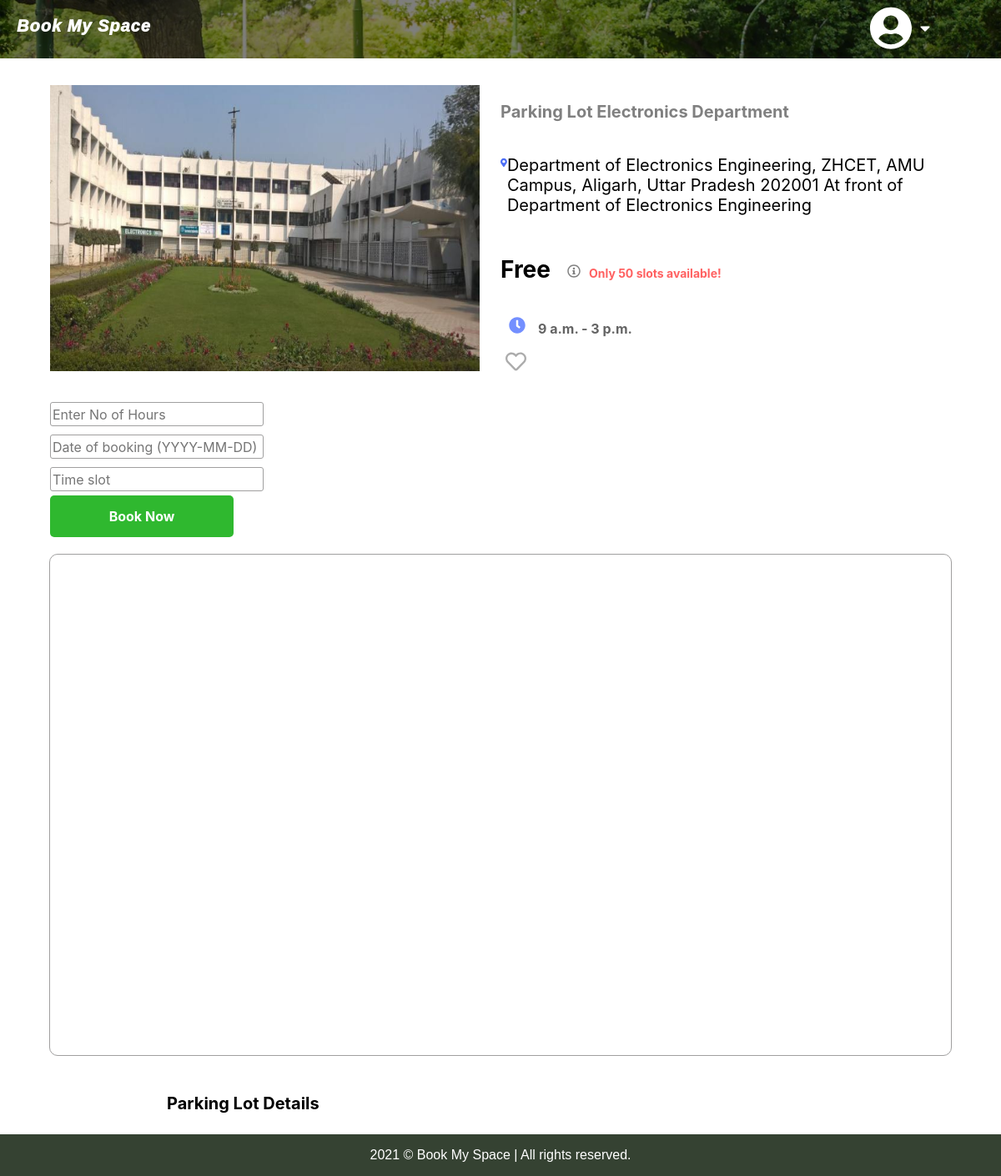
The app's page /pl/14/ with its own data.
### parking_lots/models.py (models this page shows, shortened)
class bms_pl_data(models.Model):
    pl_id = models.AutoField(primary_key=True)
    user_id = models.ForeignKey("bms_users.bms_signup", on_delete=models.CASCADE)
    manager_name = models.CharField(max_length=50)
    address = models.CharField(max_length=1000)
    city = models.CharField(max_length=100)
    booking_price = models.PositiveIntegerField()
    opening_time = models.TimeField()
    closing_time = models.TimeField()
    email = models.EmailField()
    total_slot_count = models.PositiveIntegerField()
    booked_slot_count = models.PositiveIntegerField()
    pl_image = models.ImageField(upload_to='pl-images/', null = True, default='pl-images/logo.jpg')
    pl_description = models.CharField(max_length=2500, null=True, blank=True)

### bms_users/models.py (models this page shows)
class bms_signup(models.Model):
    name = models.CharField(max_length=50)
    phonenumber = models.CharField(max_length=13, default='+91')
    username = models.CharField(max_length=20)
    password = models.CharField(max_length=500)
    user_type = models.IntegerField()
    user_id = models.AutoField(primary_key = True)

### parking_lots/views.py (the view, shortened to what this page needs)
# urls.py: path('pl/<int:pl_id>/', parking_lot_detail_view, name="parking-lot-details"),
def parking_lot_detail_view(request, pl_id):
    pl_data = bms_pl_data.objects.get(pl_id = pl_id)
    context = {
        "parking_lot" : pl_data,
        "slots_left": (pl_data.total_slot_count-pl_data.booked_slot_count)
    }
    return render(request, "parking-lot-detail.html", context)

### templates/parking-lot-detail.html (shortened to what this page needs)
{% extends "base_layout.html" %}
{% load static %}
{% block searchbarcss %}
<link rel="stylesheet" href="{% static 'css/parking-lot-detail.css' %}">
{% endblock %}
            {% block content %}
            <div class="big-container">
                <div class="left-container">
                    <div class="image-container" style="padding-right: 25px;">
                        <img src="{{ parking_lot.pl_image.url }}" alt="">
                    </div>
                    <div class="mb-6">
                        <div class="form-card-container">
                            <div class="form-container">
                                    <form action="" method="post">{% csrf_token %}
                                        <div class="input-container">
                                            <input type="text" name="hours" placeholder="Enter No of Hours"/>
                                        </div>
                                        <div class="input-container">
                                            <input type="text" name="booked_date" placeholder="Date of booking (YYYY-MM-DD)" />
                                        </div>
                                        <div class="input-container">
                                            <input type="text" name="booked_time" placeholder="Time slot" />
                                        </div>
                                            <input type="submit" name="book_pl" value="Book Now" class="book-btn">
                                        </form>
                                </div>
                            </div>
                    </div>
                </div>
                <div class="details-container">
                    <p class="pl-name">{{ parking_lot.user_id.name }}</p>
                    <div class="pl-address-container">
                        <p class="address">{{ parking_lot.address }}</p>
                    </div>
                    <div class="price-container">
                        <p class="price">
                            {% if parking_lot.booking_price == 0 %}
                            Free
                            {% else %}
                            &#8377; {{ parking_lot.booking_price }} / hour
                            {% endif %}
                        </p>
                        <p class="slots-left">Only {{ slots_left }} slots available!</p>
                    </div>
                    <div class="time-container">
                        <p class="time">{{ parking_lot.opening_time }} - {{ parking_lot.closing_time }}</p>
                    </div>
                    <div class="fav">
                        <form action="" method="POST">{% csrf_token %}
                            <button type="submit" name="add_to_fav" value="{{ parking_lot.pl_id }}" style="background: transparent; border: 0px;">
                            </button>
                        </form>
                    </div>
                </div>
            </div>
            <div id="map" style="width: 90%; height:600px"></div>
            <div class="dropdown">
                <div onclick="myFunction()" class="dropbtn">
                    <p class="pl-detailbtn">
                        Parking Lot Details
                    </p>
                </div>
              </div>
            {% endblock %}

### templates/base_layout.html (shortened to what this page needs)
{% load static %}
<!DOCTYPE html>
<html lang="en">
<head>
    <link rel="stylesheet" href="{% static 'css/base_layout.css' %}">
    {% block searchbarcss %}
    {% endblock %}
</head>
<body>
    <div class="top-container">
        <div class="top-container-overlay">
            <div class="header-container">
                <header>
                    <nav>
                        <a href="../" class="homepage-link">Book My Space</a>
                        <div class="dropdown-option-container" >
                        </div>
                    </nav>
                </header>
            </div>
        </div>
    </div>
    <div class="body-container">
        <div class="contents">
            {% block content %}
            {% endblock %}
        </div>
    </div>
    <footer>
        <div class="footer-copyrights">
            <p>2021 &copy; Book My Space | All rights reserved.</p>
        </div>
    </footer>
</body>
</html>

### static/css/base_layout.css (style rules this page uses)
body { font-family: Okra,Helvetica,sans-serif; margin: 0px; }
.top-container { background: url(./homepage-background.jpg); height: 70px; background-size: cover; background-repeat: no-repeat; padding: 0px; margin: 0px; border: 0px; display: flex; flex-direction: column; }
.top-container-overlay { background: rgba(0, 0, 0, 0.5); height: 70px; background-size: cover; }
.header-container { display: flex; flex-direction: column; }
nav { display: flex; flex-direction: row; align-items: baseline; position: relative; }
.homepage-link { font-size: 20px; font-family: Verdana, Geneva, Tahoma, sans-serif; font-weight: 1000; margin-bottom: 10px; font-style: italic; letter-spacing: 1px; float: left; align-items: baseline; text-decoration: none; color: white; padding: 20px; }
.body-container { display: flex; flex-direction: column; flex-wrap: wrap; }
.contents { display: flex; flex-direction: column; align-items: center; }
footer { background: rgb(53, 66, 50); width: 100%; }
.footer-copyrights { display: flex; flex-direction: column; align-items: center; }
.footer-copyrights > p { font-size: 16px; color: white; }
.fa-caret-down { width: 12px; color: grey; cursor: pointer; padding: 10px; }
.option-button { color: white; background: transparent; cursor: pointer; border: 0px; width: 50px; padding: 8px 0px; }
.dropdown-option-container { position: absolute; display: flex; right: 75px; }

### records on screen
bms_pl_data: pl_image (picture), user_id.name "Parking Lot Electronics Department", address "Department of Electronics Engineering, ZHCET, AMU Campus, Aligarh, Uttar Pradesh 202001 At front of Department of Electronics Engineering", opening_time "9 a.m.", closing_time "3 p.m."

### other values on screen
{{ slots_left }} "50"
